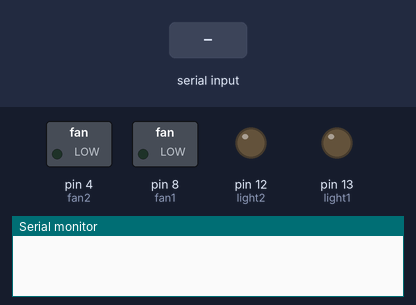
Simulated run of this sketch. Board: Arduino Uno, built with avr-gcc and run on an emulated ATmega328P. On the bench: switched loads named in the sketch (green lamp = pin HIGH), output pins drawn as LEDs (lit = HIGH), the last lines printed to the serial monitor. Inputs (shaded band) come from the test bench.

Above: at 1.2 s.
1.3 s: "Light 1 on" received over Serial
At 3.5 s:
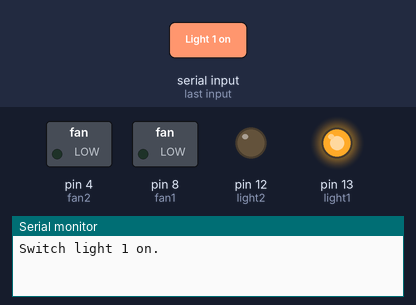
3.8 s: "Fan 1 on" received over Serial
At 5.4 s:
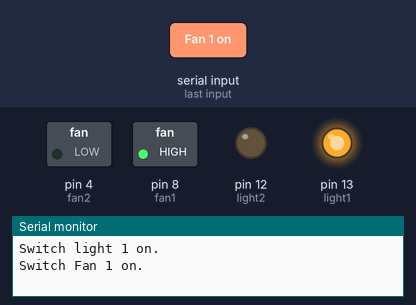
6.3 s: "Fan 2 on" received over Serial
At 8.5 s:
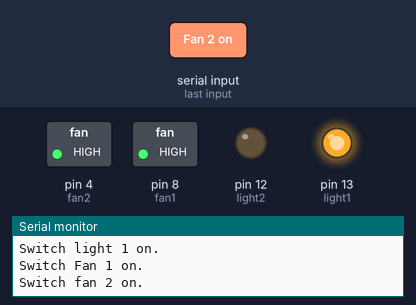
8.8 s: "Light 1 off" received over Serial
At 10.5 s:
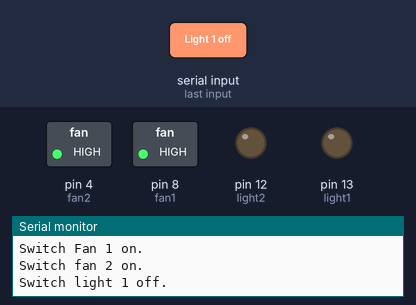
11.3 s: "Fan 1 off" received over Serial
At 13.5 s:
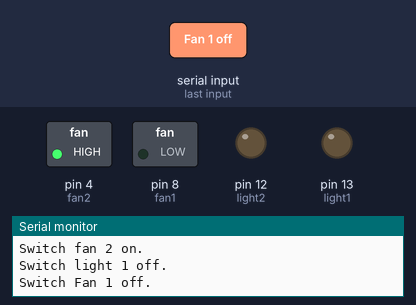
13.8 s: "Light 2 on" received over Serial
At 15.4 s:
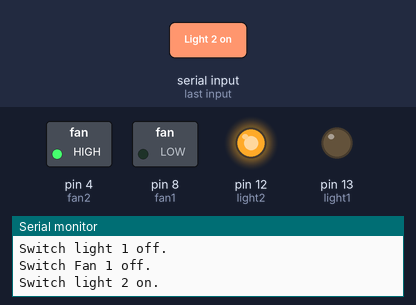
Timing chart, 0 to 16.9 s (numbered marks = the images above; inputs shaded):
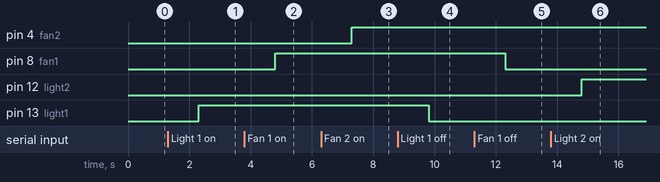

The sketch:

alfred.ino
```cpp
const int light1 = 13;
const int light2 = 12;
const int fan1 = 8;
const int fan2 = 4;
String in;
void setup()
{
pinMode(light1, OUTPUT);
pinMode(light2, OUTPUT);
pinMode(fan1, OUTPUT);
pinMode(fan2, OUTPUT);
Serial.begin(9600);
}

void loop()
{
while(Serial.available()==0);
in = Serial.readString();
if(in.indexOf("Light 1 on") >= 0)
{
Serial.println("Switch light 1 on.");
digitalWrite(light1, HIGH);
}
else if(in.indexOf("Light 2 on") >= 0)
{
Serial.println("Switch light 2 on.");
digitalWrite(light2, HIGH);
}
else if(in.indexOf("Fan 1 on") >= 0)
{
Serial.println("Switch Fan 1 on.");
digitalWrite(fan1, HIGH);
}
else if(in.indexOf("Fan 2 on") >= 0)
{
Serial.println("Switch fan 2 on.");
digitalWrite(fan2, HIGH);
}
if(in.indexOf("Light 1 off") >= 0)
{
Serial.println("Switch light 1 off.");
digitalWrite(light1, LOW);
}
else if(in.indexOf("Light 2 off") >= 0)
{
Serial.println("Switch light 2 off.");
digitalWrite(light2, LOW);
}
else if(in.indexOf("Fan 1 off") >= 0)
{
Serial.println("Switch Fan 1 off.");
digitalWrite(fan1, LOW);
}
else if(in.indexOf("Fan 2 off") >= 0)
{
Serial.println("Switch fan 2 off.");
digitalWrite(fan2, LOW);
}
}
```

Measured:
- after the input at 1.3 s, pin 13 (light1): LOW → HIGH after 1.0 s
- after the input at 3.8 s, pin 8 (fan1): LOW → HIGH after 1.0 s
- after the input at 6.3 s, pin 4 (fan2): LOW → HIGH after 1.0 s
- after the input at 8.8 s, pin 13 (light1): HIGH → LOW after 1.0 s
- after the input at 11.3 s, pin 8 (fan1): HIGH → LOW after 1.0 s
- after the input at 13.8 s, pin 12 (light2): LOW → HIGH after 1.0 s
